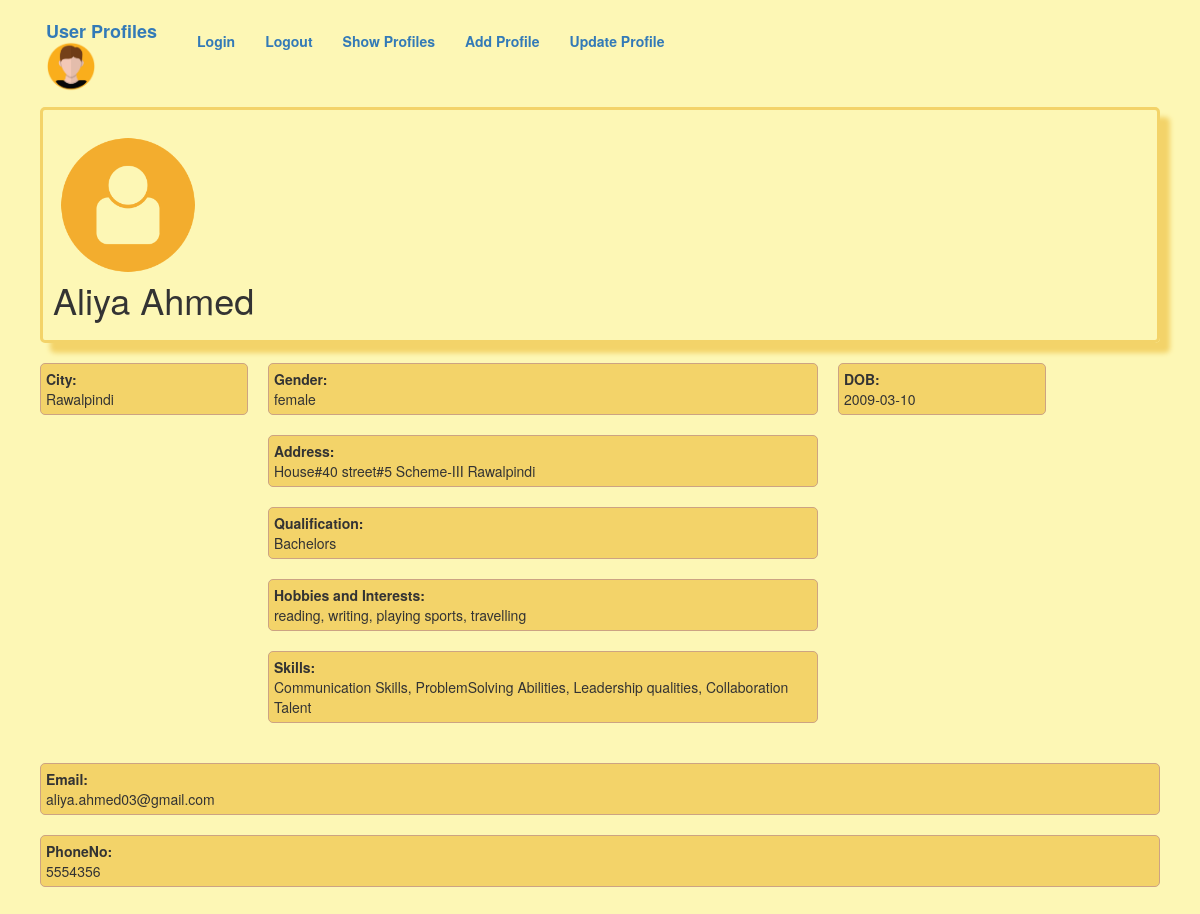
/show_details.php?id=1, run on the app's committed database.
### tables this page shows
CREATE TABLE `profile` (
  `id` int(11) NOT NULL,
  `name` varchar(50) NOT NULL,
  `city` varchar(50) NOT NULL,
  `gender` varchar(50) NOT NULL,
  `email` varchar(100) NOT NULL,
  `phonenumber` int(50) NOT NULL,
  `dob` date NOT NULL,
  `address` varchar(100) NOT NULL,
  `qualification` varchar(200) NOT NULL,
  `hobbies` varchar(300) NOT NULL,
  `skills` varchar(300) NOT NULL
);

### show_details.php (the view, shortened to what this page needs)
<?php
$id = $_GET['id'];
$conn_str = DB_SYS . ':host=' . DB_HOST . ';dbname=' . DB_NAME;
try {
    $pdo = new PDO($conn_str, DB_USER, DB_PASS);
    $sql = 'SELECT * FROM profile WHERE id=:id';
    $stmt = $pdo->prepare($sql);
    $stmt->bindValue(':id', $id, PDO::PARAM_INT);
    $stmt->execute();
    if ($p = $stmt->fetch()) {
        $name = $p['name'];
        $city = $p['city'];
        $gender = $p['gender'];
        $email = $p['email'];
        $phonenumber = $p['phonenumber'];
        $dob = $p['dob'];
        $address = $p['address'];
        $qualification = $p['qualification'];
        $hobbies = $p['hobbies'];
        $skills = $p['skills'];
    } else {
        redirect();
    }
?>
    <!DOCTYPE html>
    <html>
    <head>
        <link rel="stylesheet" href="cssfile.css?v=<?php echo time(); ?>">
    </head>
    <body>
        <div class="container">
            <?php include_once('header.php'); ?>
            <div class="header">
                <div class="border1">
                    <h1 class="addpadding">
                        <img src="icon1.png" width="150px"><br>
                        <?php echo $name ?>
                    </h1>
                </div>
            </div>
            <div class="nav">
                <div class="borders"><b>City:<br> </b>
                    <?php echo $city ?>
                </div><br>
            </div>
            <div class="main">
                <div class="borders"><b>Gender:<br> </b>
                    <?php echo $gender ?>
                </div><br>
                <div class="borders"><b>Address:<br> </b>
                    <?php echo $address ?>
                </div><br>
                <div class="borders"><b>Qualification:<br> </b>
                    <?php echo $qualification ?>
                </div><br>
                <div class="borders"><b>Hobbies and Interests:<br> </b>
                    <?php echo $hobbies ?>
                </div><br>
                <div class="borders"><b>Skills:<br> </b>
                    <?php echo $skills ?>
                </div><br>
            </div>
            <div class="aside">
                <div class="borders"><b>DOB:<br> </b>
                    <?php echo $dob ?>
                </div><br>
            </div>
            <div class="footer">
                <div class="borders"><b>Email:<br> </b>
                    <?php echo $email ?>
                </div><br>
                <div class="borders"><b>PhoneNo:<br> </b>
                    <?php echo $phonenumber ?>
                </div><br>
            </div>
        <?php
    } catch (PDOException $e) {
        die($e->getMessage());
    }
        ?>
        </div>
    </body>
    </html>

### header.php (shortened to what this page needs)
<!DOCTYPE html>
<html lang="en">
<head>
  <link rel="stylesheet" href="https://maxcdn.bootstrapcdn.com/bootstrap/3.4.1/css/bootstrap.min.css">
  <link rel="stylesheet" href="cssfile.css?v=<?php echo time(); ?>">
</head>
<body>
<nav class="navbar navbar-expand-sm navbar-light bg-light">
  <div class="container-fluid">
    <div class="navbar-header">
      <a href="#" class="navbar-brand">User Profiles<img src="newicon.png" width="50px"></a>
    </div>
    <ul class="nav navbar-nav">
      <li>   <a href="add_user.php" class="nav-link"> Login</a>    </li>
      <li>   <a href="logout_user.php" class="nav-link"> Logout</a>  </li>
      <li>  <a href="index.php" class="nav-link"> Show Profiles</a>  </li>
      <li>  <a href="add_profile.php" class="nav-link"> Add Profile</a>  </li>
	  <li> <a href="update_profile.php" class="nav-link"> Update Profile</a> </li>
    </ul>
  </div>
</nav>
<br>
</body>
</html>

### cssfile.css (style rules this page uses)
body { padding: 5px 5px 5px 5px; margin: 0px 10px; background-color:rgb(253, 247, 181); }
.addpadding { padding:0px 10px 10px 10px; }
.borders { border: 1px solid #CCA383; background:rgb(243, 211, 105); border-radius: 5px; padding:5px; }
.border1 { border: 3px solid rgb(243, 211, 105); box-shadow: 10px 10px 5px rgb(243, 211, 105); border-radius: 5px; }
a { font-weight:bold; }
.container { display:flex; flex-wrap:wrap; }
@media only screen and (min-width:485px) { .container { flex-direction:row; flex-wrap: wrap; } }
@media only screen and (min-width:485px) { .header, .main, .footer { flex-basis: 100%; padding:10px; } }
@media only screen and (min-width:485px) { .nav { flex-basis: 50%; padding:10px; } }
@media only screen and (min-width:485px) { .aside { flex-basis: 50%; padding:10px; } }
@media only screen and (min-width:485px) { .header { order: 1; } }
@media only screen and (min-width:485px) { .nav,.aside { order: 2; } }
@media only screen and (min-width:485px) { .main { order: 3; } }
@media only screen and (min-width:485px) { .footer { order:4; } }
@media all and (min-width: 800px) { .container { flex-direction: row; flex-wrap: wrap; } }
@media all and (min-width: 800px) { .header, .footer { flex-basis: 100%; padding:10px; } }
@media all and (min-width: 800px) { .nav, .aside { flex-basis: 20%; padding:10px; } }
@media all and (min-width: 800px) { .main { flex-basis: 50%; padding:10px; } }
@media all and (min-width: 800px) { .header { order: 1; } }
@media all and (min-width: 800px) { .nav { order: 2; } }
@media all and (min-width: 800px) { .main,.aside,.footer { order: 3; } }

### data on the page
profile: name "Aliya Ahmed", city "Rawalpindi", gender "female", address "House#40 street#5 Scheme-III Rawalpindi", qualification "Bachelors", hobbies "reading, writing, playing sports, travelling", skills "Communication Skills, ProblemSolving Abilities, Leadership qualities, Collaboration Talent", dob "2009-03-10", email "aliya.ahmed03@gmail.com", phonenumber "5554356"
